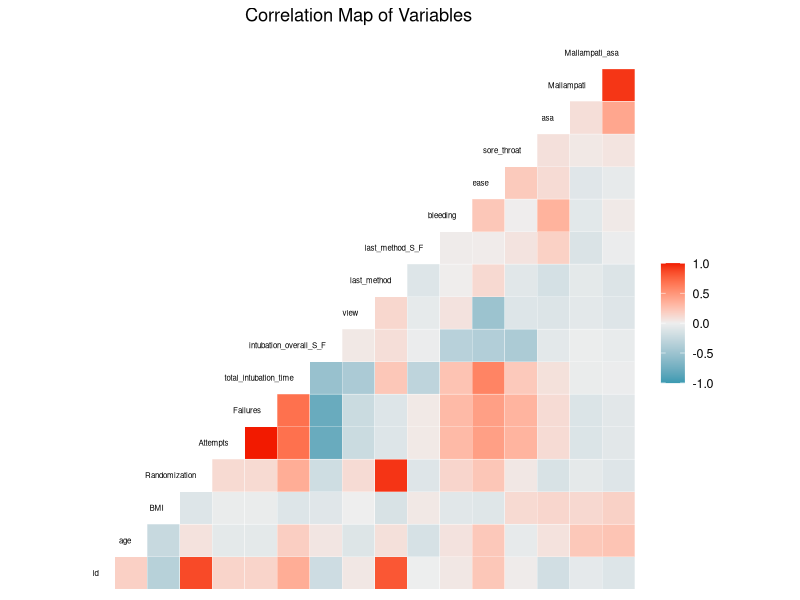
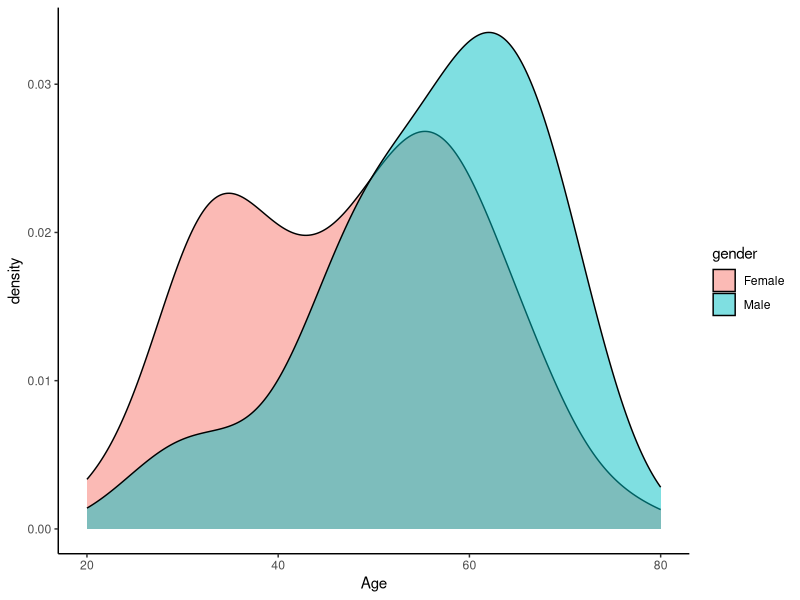
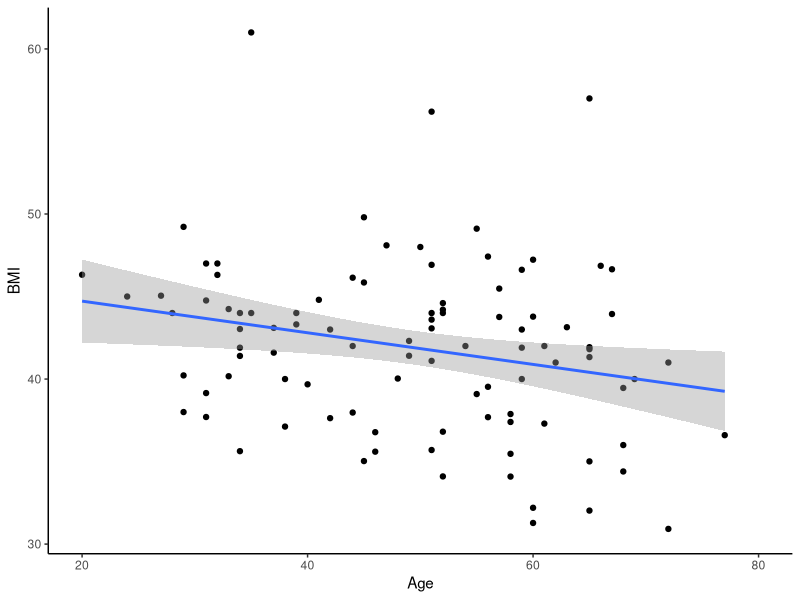
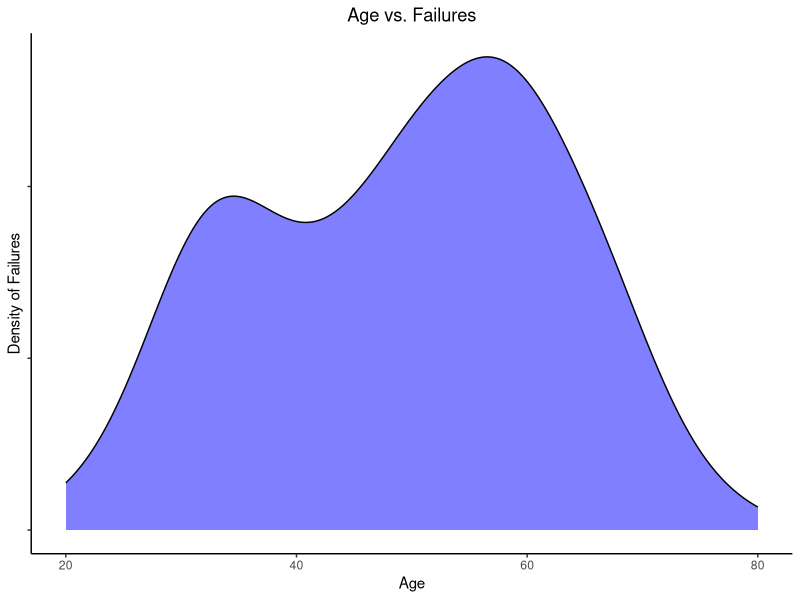

Reproduce these figures in R, in order. (Note: this script raises an error after producing the figures.)
## ---- chunk 1
library(tidyverse)
library(here)
library(GGally)

here()
data <- read_delim(here("Data", "exam_data.txt")) # Assigning the dataset to an object "data".
data # To show the data.
## ---- chunk 2
tidy_data <- data %>% rename(BMI = "BMI kg/m2", # Renaming columns 
                Attempts = "# attempts",
                Failures = "# failures") %>% 
  distinct() %>% # Removing duplicates
  pivot_wider(names_from = difficulties_intubating_feature, 
              values_from = difficulties_intubating_value) %>%  # Creating three new columns by pivoting wider 
  separate(col = last_method_S_F,
           into = c("last_method", "last_method_S_F"),
           sep = "_") %>% # Splitting the last_method_S_F column into two different columns
  mutate(last_method_S_F = as.double(last_method_S_F),
         last_method = as.double(last_method)) # Converting these two columns to numeric columns as they were turned into character columns when splitting them
  
## ---- chunk 3
data2 <- tidy_data %>% select(-c(month, year)) 
 
## ---- chunk 4
ad_df <- read_delim(here("Data", "exam_data_join.txt")) # Importing the additional dataset and assigning it to an object
## ---- chunk 5
joined_df <- data2 %>% 
  left_join(ad_df, by = "id") %>%  
  distinct() %>% # Removing duplicates
 mutate(gender = if_else(gender == 0, "Female", "Male"), # Changing the column gender to show Female and Male 
        Mallampati_asa = (asa*Mallampati), # Adding a column multiplicating the columns asa and Mallampati
        Ease_quartile = cut(ease, breaks = 4), # Creating a new column with quartile-values for the ease-column 
        Method_check = if_else(last_method == Randomization, "True", "False")) %>%  # Creating a new column that checks whether the column "last method" contains the same values as the column "Randomization) 

  select(id, gender, age, everything()) %>%  # Changing the order of the columns so that id, gender and age is at the beginning of the dataset. 
  arrange(id) #%>%  # The id's in our dataset are already in increasing order

## ---- chunk 6
joined_df %>% summarise(across(everything(), ~sum(is.na(.)))) 
## ---- chunk 7
joined_df %>% 
  group_by(gender) %>% 
  summarise(
    min_total_intubation_time = min(total_intubation_time, na.rm = T), 
    max_total_intubation_time = max(total_intubation_time, na.rm = T),
    mean_total_intubation_time = mean(total_intubation_time, na.rm = T),
    sd_total_intubation_time = sd(total_intubation_time, na.rm = T))
## ---- chunk 8
joined_df %>% 
  group_by(gender) %>% 
  filter(BMI <= 40) %>% 
   summarise(
    min_total_intubation_time = min(total_intubation_time, na.rm = T),
    max_total_intubation_time = max(total_intubation_time, na.rm = T),
    mean_total_intubation_time = mean(total_intubation_time, na.rm = T),
    sd_total_intubation_time = sd(total_intubation_time, na.rm = T))
## ---- chunk 9
joined_df %>% 
  group_by(Randomization) %>% 
  filter(gender == "Female") %>% 
   summarise(
    min_total_intubation_time = min(total_intubation_time, na.rm = T),
    max_total_intubation_time = max(total_intubation_time, na.rm = T),
    mean_total_intubation_time = mean(total_intubation_time, na.rm = T),
    sd_total_intubation_time = sd(total_intubation_time, na.rm = T))
## ---- chunk 10
joined_df %>% 
  group_by(Attempts) %>% 
  filter(age > 45) %>% 
   summarise(
    min_total_intubation_time = min(total_intubation_time, na.rm = T),
    max_total_intubation_time = max(total_intubation_time, na.rm = T),
    mean_total_intubation_time = mean(total_intubation_time, na.rm = T),
    sd_total_intubation_time = sd(total_intubation_time, na.rm = T))
## ---- chunk 11
joined_df %>% 
  group_by(Failures) %>% 
  filter(Mallampati >= 2) %>% 
   summarise(
    min_total_intubation_time = min(total_intubation_time, na.rm = T),
    max_total_intubation_time = max(total_intubation_time, na.rm = T),
    mean_total_intubation_time = mean(total_intubation_time, na.rm = T),
    sd_total_intubation_time = sd(total_intubation_time, na.rm = T))
## ---- chunk 12
CC_table <- joined_df %>%
  count(gender, Attempts)
## ---- chunk 13
joined_df %>%
  ggcorr(label = F, label_size = 3, label_round = 2,
            label_alpha = TRUE, hjust = 1, size = 2) + # Moved the column labels
labs(title="Correlation Map of Variables") +
  theme(plot.title = element_text(hjust =0.5 )) # Adds a title centered in the middle
## ---- chunk 14
joined_df %>% 
  ggplot(aes(x = age, fill = gender)) + geom_density(alpha = 0.5) + 
  theme(panel.grid.major = element_blank(), 
        panel.grid.minor = element_blank(),
panel.background = element_blank(), axis.line = element_line(colour = "black")) + 
  scale_x_continuous(name = "Age",limits = c(20,80))  

## ---- chunk 15
joined_df %>% 
  ggplot(aes(x = age, y = BMI)) + 
  geom_point() + 
  geom_smooth(method = "lm") + 
  theme(panel.grid.major = element_blank(), 
        panel.grid.minor = element_blank(),
        panel.background = element_blank(), 
        axis.line = element_line(colour = "black")) + 
  scale_x_continuous(name = "Age",limits = c(20,80))    

## ---- chunk 16
joined_df %>% 
  ggplot(aes(x = age, fill = Failures)) + 
  geom_density(alpha = 0.5,fill= "blue") + # Made the area under the curve blue
  labs(title = "Age vs. Failures") + 
  ylab("Density of Failures") + 
  theme(plot.title = element_text(hjust = 0.5 ), 
        axis.text.y = element_blank()
        ) + 
  scale_x_continuous(name = "Age", limits = c(20,80)) +
  theme(panel.grid.major = element_blank(), 
        panel.grid.minor = element_blank(), 
        panel.background = element_blank(), 
        axis.line = element_line(colour = "black")
  )

## ---- chunk 17

joined_df %>% t.test(Randomization~gender, data = .)

## ---- chunk 18
anova_r_BMI <- joined_df %>% aov(Randomization~BMI, data = .) 

anova_r_BMI %>% tidy() 
## ---- chunk 19
joined_df %>% ggplot(aes(x = total_intubation_time, y = BMI)) + 
  geom_point() +
  geom_smooth(method = "lm", na.rm = T) + 
  labs(x="Total intubation time") +
  theme_minimal() + 
  labs(title = "Association between BMI and Total intubation time")

## ---- chunk 20
ggplot(joined_df, aes(y=gender, x=total_intubation_time, fill=gender)) +
  geom_boxplot() + 
labs(x="Total Intubation Time in min", y="Gender", fill="Gender") +
  theme_minimal() + 
  labs(title = "Total Intubation Time by Gender") +
  theme(plot.title = element_text(hjust =0.5 )) # Layout design for the plot
## ---- chunk 21
sessionInfo()
